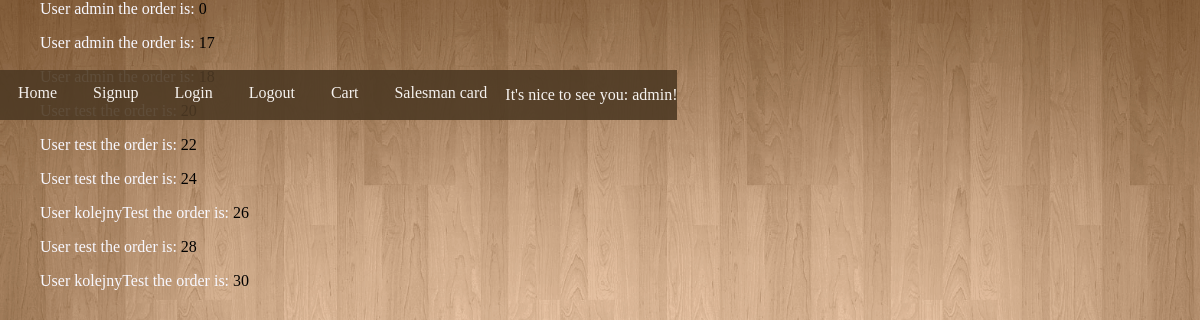
The app's page /home/salesman/ (signed in), older data.
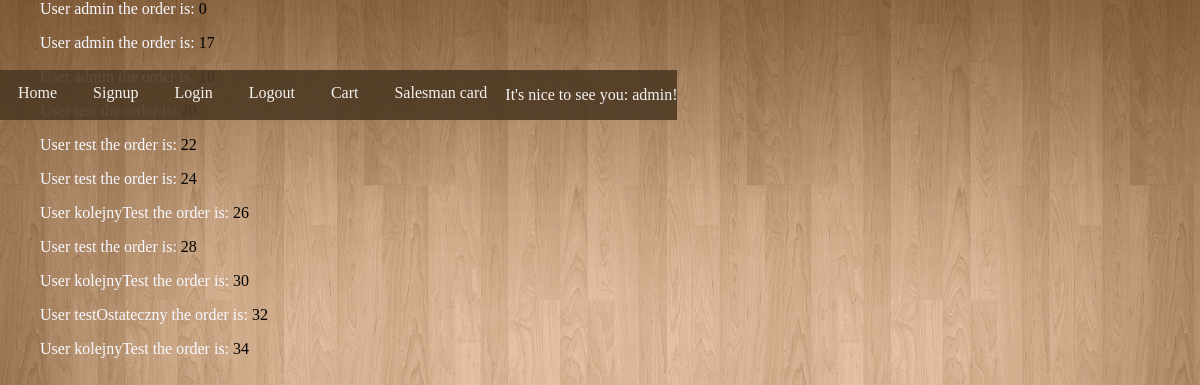
The same page, newer data.
### Projekt/models.py (models this page shows, shortened)
class CompletedCart(models.Model):  # przechowuje zrealizowane karty
    assortment = models.ForeignKey(Assortment, on_delete=models.CASCADE)    # wybrany asortyment
    customer = models.CharField(max_length=250)
    amount = models.IntegerField()  # ilosc zakupionych przedmiotow
    total_price = models.FloatField(default=0)
    the_same_id = models.IntegerField(default=0)

### Projekt/views.py (the view)
# urls.py: path('salesman/', projekt_views.salesman, name='salesman'),
def salesman(request):
    user = getattr(request, 'user', None)
    if user.groups.filter(name='employee').exists():
        all_orders = CompletedCart.objects.all()
        list_with_the_same_ids = []
        filtered_orders = []
        for order in all_orders:
            if order.the_same_id not in list_with_the_same_ids:
                list_with_the_same_ids.append(order.the_same_id)
                filtered_orders.append(order)
        context = {
            'all_orders': filtered_orders,
        }
        return render(request, 'Projekt/salesman.html', context)
    else:
        return HttpResponseRedirect("/home/#ID" + str(1))

### Projekt/templates/Projekt/salesman.html (shortened to what this page needs)
{% extends 'Projekt/index.html' %}
{% block content %}
    {% for order in all_orders %}
    <div class="salesman">
        <p>
            User {{ order.customer }} the order is: <a href="{{ order.the_same_id }}">{{order.the_same_id}}</a>
        </p>
    </div>
    {% endfor %}
{% endblock %}

### Projekt/templates/Projekt/index.html (shortened to what this page needs)
{% load static %}
<link rel="stylesheet" type="text/css" href="{% static 'Projekt/style_index.css' %}"/>
<link rel="stylesheet" type="text/css" href="{% static 'Projekt/style_main_page.css' %}"/>
<link rel="stylesheet" type="text/css" href="{% static 'Projekt/style_signup.css' %}"/>
<link rel="stylesheet" type="text/css" href="{% static 'Projekt/style_login.css' %}"/>
<link rel="stylesheet" type="text/css" href="{% static 'Projekt/style_salesman_details.css' %}"/>
<link rel="stylesheet" type="text/css" href="{% static 'Projekt/style_salesman.css' %}"/>
<link rel="stylesheet" type="text/css" href="{% static 'Projekt/style_cart.css' %}"/>
<html>
    <head>
    </head>
    <nav class="navbar">
        <ul>
            <li><a href="{% url 'home' %}"> Home</a></li>
            <li><a href="{% url 'signup' %}"> Signup</a></li>
            <li><a href="{% url 'login' %}?next=/home/"> Login</a></li>
            <li><a href="{% url 'logout' %}?next=/home/"> Logout</a></li>
            <li><a href="{% url 'cart' %}"> Cart</a></li>
            <li>
            {% if user.groups.all.0.name == "employee" %}
                <a href="{% url 'salesman' %}"> Salesman card </a>
            {% endif %}
            </li>
            <li>
                {% if user.is_authenticated %}
                <p>It's nice to see you: {{ user.username }}!</p>
                {% endif %}
            </li>
        </ul>
    </nav>
    <body>
    {% block content %}
    {% endblock %}
    </body>
</html>

### Projekt/static/Projekt/style_index.css (style rules this page uses)
body { background-image: url("background2.png"); background-repeat: no-repeat; background-size: cover; margin: 0; padding: 0; }
.navbar { position: fixed; top: 0; left: 0; width: 100%; z-index: 1; }
.navbar ul { list-style-type: none; margin: 0; margin-top: 70px!important; padding: 0; overflow: hidden; background-color: rgba(78, 58, 36, 1); opacity: 0.9; position: absolute; }
.navbar li { float: left; }
.navbar li a { display: block; color: white; text-align: center; padding: 14px 18px; text-decoration: none; }
.navbar li p { color: white; text-align: right; }

### Projekt/static/Projekt/style_signup.css (style rules this page uses)
body { margin-left: 20px; }

### Projekt/static/Projekt/style_salesman.css (style rules this page uses)
.salesman { margin-left: 20px; }
.salesman p { color: ghostwhite; }
.salesman a { color: black; text-decoration: none; }

Row changes from the older to the newer data that the page shows:
added CompletedCart: customer "testOstateczny", the_same_id "32"
added CompletedCart: customer "kolejnyTest", the_same_id "34"
